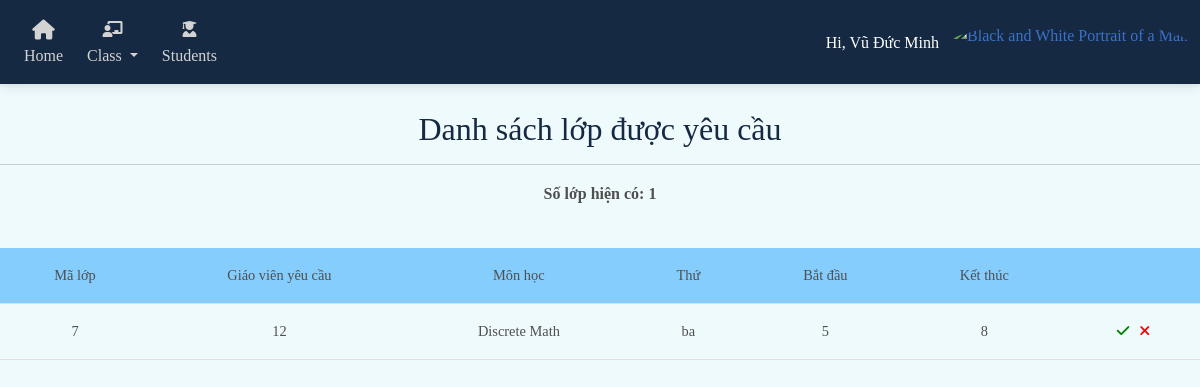
The app's page /request.php (signed in), older data.
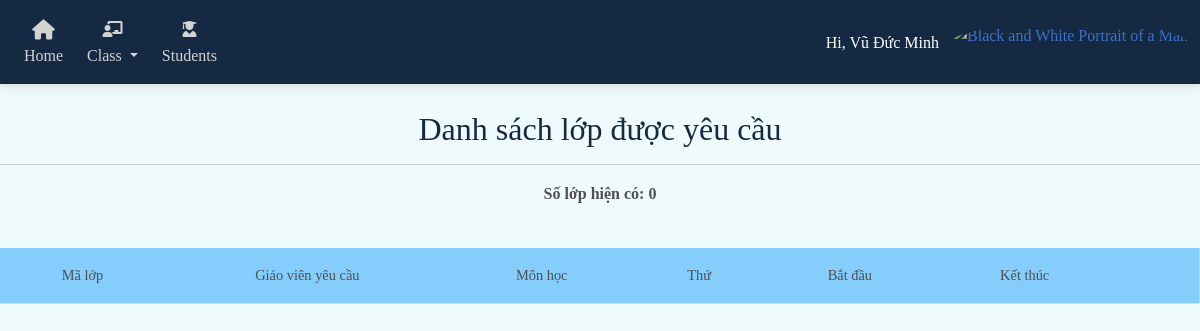
The same page, newer data.
### tables this page shows
CREATE TABLE `request` (
  `id_old` int(11) DEFAULT NULL,
  `id_new` int(11) DEFAULT NULL,
  `id_class` int(11) NOT NULL
);

CREATE TABLE `class` (
  `id` int(11) NOT NULL,
  `name` varchar(30) DEFAULT NULL,
  `day` varchar(20) DEFAULT NULL,
  `id_teacher` int(11) DEFAULT NULL,
  `credit` int(11) DEFAULT NULL,
  `start_time` int(11) DEFAULT NULL,
  `end_time` int(11) DEFAULT NULL
);

### request.php (the view, shortened to what this page needs)
<?php
require 'includes/db_connection.php';
  $sql="SELECT * FROM request r JOIN class c ON c.id = r.id_class WHERE id_new = " . $_SESSION['userid'] ."";
  $result = mysqli_query($conn, $sql);
?>
<!DOCTYPE html>
<html lang="en">
<head>
  <link rel="stylesheet" href="https://cdnjs.cloudflare.com/ajax/libs/font-awesome/6.0.0/css/all.min.css" />
  <link rel="stylesheet" href="css/mdb.min.css" />
  <link rel="stylesheet" href="css/style.css">
</head>
<body>
<nav class="navbar navbar-expand-lg navbar-light bg-light" style="background: rgb(74,139,223);
background: radial-gradient(circle, rgba(74,139,223,1) 0%, rgba(22,41,66,1) 0%);">
  <div class="container-fluid">
    <div class="collapse navbar-collapse" id="navbarSupportedContent">
      <ul class="navbar-nav me-auto d-flex flex-row mt-3 mt-lg-0">
      <li class="nav-item text-center mx-2 mx-lg-1">
          <a class="nav-link left-link" aria-current="page" href="mainpage.php">
            <div>
              <i class="fas fa-home fa-lg mb-1"></i>
            </div>
            Home
          </a>
        </li>
        <li class="nav-item text-center mx-2 mx-lg-1 dropdown">
          <a class="nav-link left-link dropdown-toggle" aria-current="page" id="navbarDropdown"
            role="button"
            data-mdb-toggle="dropdown"
            aria-expanded="false">
            <div>
              <i class="fas fa-chalkboard-teacher"></i>
            </div>
            Class
          </a>
        </li>
        <li class="nav-item text-center mx-2 mx-lg-1">
          <a class="nav-link left-link" aria-current="page" href="studentlist.php">
            <div>
              <i class="fas fa-user-graduate"></i>
            </div>
            Students
          </a>
        </li>
      </ul>
    </div>
    <div class="d-flex align-items-center">
      <div style="color:white;"><?php echo "Hi, ".$_SESSION['username']."&nbsp;&nbsp;&nbsp;"; ?></div>
      <div class="dropdown">
        <a
          class="dropdown-toggle d-flex align-items-center hidden-arrow"
          href="#"
          id="navbarDropdownMenuAvatar"
          role="button"
          data-mdb-toggle="dropdown"
          aria-expanded="false"
        >
          <img
            src="https://mdbcdn.b-cdn.net/img/new/avatars/2.webp"
            class="rounded-circle"
            height="40"
            alt="Black and White Portrait of a Man"
            loading="lazy"
          />
        </a>
      </div>
    </div>
  </div>
</nav>
<br>
<div style="text-align: center; color:#162942"><h2 >Danh sách lớp được yêu cầu</h2></div>
<hr>
<div style="text-align: center; font-weight: bold;">
<p>
  <?php
  $query="SELECT COUNT(*) AS count FROM request WHERE id_new = '" . $_SESSION['userid'] ."'";
  $res = mysqli_query($conn, $query);
  $row = mysqli_fetch_array($res);
  echo "Số lớp hiện có: ".$row["count"]."";
  ?>
</p>
</div>
<br>
<table class="table table-hover td">
  <thead>
    <tr style="background: rgb(133,205,253);
background: linear-gradient(45deg, rgba(133,205,253,1) 100%, rgba(255,120,164,0) 100%);">
      <th scope="col">Mã lớp</th>
      <th scope="col">Giáo viên yêu cầu</th>
      <th scope="col">Môn học</th>
      <th scope="col">Thứ</th>
      <th scope="col">Bắt đầu</th>
      <th scope="col">Kết thúc</th>
      <th scope="col"></th>
    </tr>
    </thead>
    <tbody>
<?php
while($row = mysqli_fetch_array($result))
{
  echo "<tr >
  <th scope='row'>" . $row["id_class"] . "</th>
  <td>" . $row["id_old"] . "</td>
  <td>" . $row["name"] . "</td>
  <td>" . $row["day"] . "</td>
  <td>" . $row["start_time"] . "</td>
  <td>" . $row["end_time"] . "</td>
  <td>
  <a href='includes/accept.php?classid=" . $row['id_class']
  . "&idnew=".$row['id_new']."&idold=".$row['id_old']."'title='Xác nhận'>
  <span class='fas fa-check' style='color: green'>&nbsp;&nbsp</span></a>
  <a href='includes/decline.php?classid=" . $row['id_class']
  . "&idnew=".$row['id_new']."&idold=".$row['id_old']."'title='Từ chối'>
  <span class='fas fa-times' style='color: red'></span></a>
  </tr>";
}
?>
</tbody>
</table>
</body>
</html>

Row changes from the older to the newer data that the page shows:
removed request: id_class "7", id_old "12", class.name "Discrete Math", class.day "ba", class.start_time "5", class.end_time "8"
Text that changed along with them:
$row["count"]: "1" → "0"
